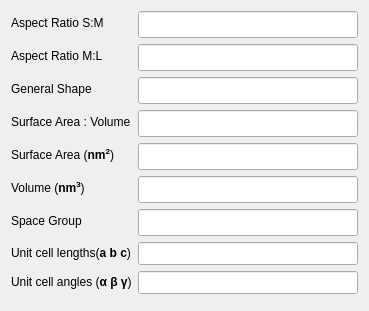
          <widget class="QWidget" name="crystal_info_tab">
           <property name="geometry">
            <rect>
             <x>0</x>
             <y>0</y>
             <width>369</width>
             <height>311</height>
            </rect>
           </property>
           <attribute name="label">
            <string>Crystal Information</string>
           </attribute>
           <layout class="QGridLayout" name="gridLayout_2">
            <item row="2" column="0">
             <spacer name="verticalSpacer_2">
              <property name="orientation">
               <enum>Qt::Vertical</enum>
              </property>
              <property name="sizeHint" stdset="0">
               <size>
                <width>20</width>
                <height>40</height>
               </size>
              </property>
             </spacer>
            </item>
            <item row="1" column="0">
             <layout class="QFormLayout" name="formLayout">
              <property name="labelAlignment">
               <set>Qt::AlignLeading|Qt::AlignLeft|Qt::AlignVCenter</set>
              </property>
              <property name="formAlignment">
               <set>Qt::AlignHCenter|Qt::AlignTop</set>
              </property>
              <item row="7" column="1">
               <widget class="QLineEdit" name="lineEdit_uc_lengths">
                <property name="sizePolicy">
                 <sizepolicy hsizetype="Expanding" vsizetype="Fixed">
                  <horstretch>1</horstretch>
                  <verstretch>0</verstretch>
                 </sizepolicy>
                </property>
                <property name="minimumSize">
                 <size>
                  <width>200</width>
                  <height>0</height>
                 </size>
                </property>
                <property name="font">
                 <font>
                  <family>Arial</family>
                  <pointsize>10</pointsize>
                 </font>
                </property>
                <property name="styleSheet">
                 <string notr="true">color: rgb(255, 255, 255);</string>
                </property>
                <property name="readOnly">
                 <bool>true</bool>
                </property>
               </widget>
              </item>
              <item row="8" column="0">
               <widget class="QLabel" name="label_9">
                <property name="toolTip">
                 <string comment="Unit cell angles of the crystal system" extracomment="Unit cell angles of the crystal system"/>
                </property>
                <property name="text">
                 <string>&lt;html&gt;&lt;head/&gt;&lt;body&gt;&lt;p&gt;Unit cell angles (&lt;span style=&quot; font-weight:600;&quot;&gt;α β γ&lt;/span&gt;)&lt;/p&gt;&lt;/body&gt;&lt;/html&gt;</string>
                </property>
               </widget>
              </item>
              <item row="8" column="1">
               <widget class="QLineEdit" name="lineEdit_uc_angles">
                <property name="sizePolicy">
                 <sizepolicy hsizetype="Expanding" vsizetype="Fixed">
                  <horstretch>1</horstretch>
                  <verstretch>0</verstretch>
                 </sizepolicy>
                </property>
                <property name="minimumSize">
                 <size>
                  <width>200</width>
                  <height>0</height>
                 </size>
                </property>
                <property name="font">
                 <font>
                  <family>Arial</family>
                  <pointsize>10</pointsize>
                 </font>
                </property>
                <property name="styleSheet">
                 <string notr="true">color: rgb(255, 255, 255);</string>
                </property>
                <property name="readOnly">
                 <bool>true</bool>
                </property>
               </widget>
              </item>
              <item row="7" column="0">
               <widget class="QLabel" name="label_8">
                <property name="toolTip">
                 <string comment="Unit cell dimensions of the crystal system" extracomment="Unit cell dimensions of the crystal system"/>
                </property>
                <property name="text">
                 <string>Unit cell lengths(&lt;b&gt;a b c&lt;/b&gt;)</string>
                </property>
               </widget>
              </item>
              <item row="6" column="1">
               <widget class="QLineEdit" name="lineEdit_spaceg">
                <property name="sizePolicy">
                 <sizepolicy hsizetype="Expanding" vsizetype="Fixed">
                  <horstretch>1</horstretch>
                  <verstretch>0</verstretch>
                 </sizepolicy>
                </property>
                <property name="minimumSize">
                 <size>
                  <width>200</width>
                  <height>0</height>
                 </size>
                </property>
                <property name="font">
                 <font>
                  <pointsize>12</pointsize>
                 </font>
                </property>
                <property name="styleSheet">
                 <string notr="true">color: rgb(255, 255, 255);</string>
                </property>
                <property name="readOnly">
                 <bool>true</bool>
                </property>
               </widget>
              </item>
              <item row="6" column="0">
               <widget class="QLabel" name="label_7">
                <property name="toolTip">
                 <string comment="Crystallographic space group of the crystal" extracomment="Crystallographic space group of the crystal"/>
                </property>
                <property name="text">
                 <string>Space Group</string>
                </property>
               </widget>
              </item>
              <item row="5" column="1">
               <widget class="QLineEdit" name="lineEdit_vol">
                <property name="sizePolicy">
                 <sizepolicy hsizetype="Expanding" vsizetype="Fixed">
                  <horstretch>1</horstretch>
                  <verstretch>0</verstretch>
                 </sizepolicy>
                </property>
                <property name="minimumSize">
                 <size>
                  <width>200</width>
                  <height>0</height>
                 </size>
                </property>
                <property name="font">
                 <font>
                  <pointsize>12</pointsize>
                 </font>
                </property>
                <property name="styleSheet">
                 <string notr="true">color: rgb(255, 255, 255);</string>
                </property>
                <property name="readOnly">
                 <bool>true</bool>
                </property>
               </widget>
              </item>
              <item row="5" column="0">
               <widget class="QLabel" name="label_6">
                <property name="toolTip">
                 <string comment="Normalised volume ratio of the crystal" extracomment="Normalised volume ratio of the crystal"/>
                </property>
                <property name="text">
                 <string>&lt;html&gt;&lt;head/&gt;&lt;body&gt;&lt;p&gt;Volume (&lt;span style=&quot; font-weight:600;&quot;&gt;nm&lt;/span&gt;&lt;span style=&quot; font-weight:600; vertical-align:super;&quot;&gt;3&lt;/span&gt;)&lt;/p&gt;&lt;/body&gt;&lt;/html&gt;</string>
                </property>
               </widget>
              </item>
              <item row="4" column="1">
               <widget class="QLineEdit" name="lineEdit_sa">
                <property name="sizePolicy">
                 <sizepolicy hsizetype="Expanding" vsizetype="Fixed">
                  <horstretch>1</horstretch>
                  <verstretch>0</verstretch>
                 </sizepolicy>
                </property>
                <property name="minimumSize">
                 <size>
                  <width>200</width>
                  <height>0</height>
                 </size>
                </property>
                <property name="font">
                 <font>
                  <pointsize>12</pointsize>
                 </font>
                </property>
                <property name="styleSheet">
                 <string notr="true">color: rgb(255, 255, 255);</string>
                </property>
                <property name="readOnly">
                 <bool>true</bool>
                </property>
               </widget>
              </item>
              <item row="4" column="0">
               <widget class="QLabel" name="label_5">
                <property name="toolTip">
                 <string comment="Normalised surface area ratio of the crystal" extracomment="Normalised surface area ratio of the crystal"/>
                </property>
                <property name="text">
                 <string>&lt;html&gt;&lt;head/&gt;&lt;body&gt;&lt;p&gt;Surface Area (&lt;span style=&quot; font-weight:600;&quot;&gt;nm&lt;/span&gt;&lt;span style=&quot; font-weight:600; vertical-align:super;&quot;&gt;2&lt;/span&gt;)&lt;/p&gt;&lt;/body&gt;&lt;/html&gt;</string>
                </property>
               </widget>
              </item>
              <item row="3" column="1">
               <widget class="QLineEdit" name="lineEdit_savol">
                <property name="sizePolicy">
                 <sizepolicy hsizetype="Expanding" vsizetype="Fixed">
                  <horstretch>1</horstretch>
                  <verstretch>0</verstretch>
                 </sizepolicy>
                </property>
                <property name="minimumSize">
                 <size>
                  <width>200</width>
                  <height>0</height>
                 </size>
                </property>
                <property name="font">
                 <font>
                  <pointsize>12</pointsize>
                 </font>
                </property>
                <property name="styleSheet">
                 <string notr="true">color: rgb(255, 255, 255);</string>
                </property>
                <property name="readOnly">
                 <bool>true</bool>
                </property>
               </widget>
              </item>
              <item row="3" column="0">
               <widget class="QLabel" name="label_4">
                <property name="toolTip">
                 <string comment="Surface Area : Volume ratio of the crystal" extracomment="Surface Area : Volume ratio of the crystal"/>
                </property>
                <property name="text">
                 <string>Surface Area : Volume</string>
                </property>
               </widget>
              </item>
              <item row="2" column="1">
               <widget class="QLineEdit" name="lineEdit_shape">
                <property name="sizePolicy">
                 <sizepolicy hsizetype="Expanding" vsizetype="Fixed">
                  <horstretch>1</horstretch>
                  <verstretch>0</verstretch>
                 </sizepolicy>
                </property>
                <property name="minimumSize">
                 <size>
                  <width>200</width>
                  <height>0</height>
                 </size>
                </property>
                <property name="font">
                 <font>
                  <pointsize>12</pointsize>
                 </font>
                </property>
                <property name="styleSheet">
                 <string notr="true">color: rgb(255, 255, 255);</string>
                </property>
                <property name="readOnly">
                 <bool>true</bool>
                </property>
               </widget>
              </item>
              <item row="2" column="0">
               <widget class="QLabel" name="label_3">
                <property name="toolTip">
                 <string comment="Zingg shape class for crystal" extracomment="Zingg shape class for crystal"/>
                </property>
                <property name="text">
                 <string>General Shape</string>
                </property>
               </widget>
              </item>
              <item row="1" column="1">
               <widget class="QLineEdit" name="lineEdit_ml">
                <property name="sizePolicy">
                 <sizepolicy hsizetype="Expanding" vsizetype="Fixed">
                  <horstretch>1</horstretch>
                  <verstretch>0</verstretch>
                 </sizepolicy>
                </property>
                <property name="minimumSize">
                 <size>
                  <width>200</width>
                  <height>0</height>
                 </size>
                </property>
                <property name="font">
                 <font>
                  <pointsize>12</pointsize>
                 </font>
                </property>
                <property name="styleSheet">
                 <string notr="true">color: rgb(255, 255, 255);</string>
                </property>
                <property name="readOnly">
                 <bool>true</bool>
                </property>
               </widget>
              </item>
              <item row="1" column="0">
               <widget class="QLabel" name="label_2">
                <property name="toolTip">
                 <string comment="Medium : Long aspect ratio of the crystal shape" extracomment="Medium : Long aspect ratio of the crystal shape"/>
                </property>
                <property name="text">
                 <string>Aspect Ratio M:L</string>
                </property>
               </widget>
              </item>
              <item row="0" column="1">
               <widget class="QLineEdit" name="lineEdit_sm">
                <property name="sizePolicy">
                 <sizepolicy hsizetype="Expanding" vsizetype="Fixed">
                  <horstretch>1</horstretch>
                  <verstretch>0</verstretch>
                 </sizepolicy>
                </property>
                <property name="minimumSize">
                 <size>
                  <width>200</width>
                  <height>0</height>
                 </size>
                </property>
                <property name="font">
                 <font>
                  <pointsize>12</pointsize>
                 </font>
                </property>
                <property name="styleSheet">
                 <string notr="true">color: rgb(255, 255, 255);</string>
                </property>
                <property name="text">
                 <string/>
                </property>
                <property name="readOnly">
                 <bool>true</bool>
                </property>
               </widget>
              </item>
              <item row="0" column="0">
               <widget class="QLabel" name="label">
                <property name="toolTip">
                 <string comment="Small : Medium aspect ratio of the crystal shape" extracomment="Small : Medium aspect ratio of the crystal shape"/>
                </property>
                <property name="text">
                 <string>Aspect Ratio S:M</string>
                </property>
               </widget>
              </item>
             </layout>
            </item>
           </layout>
          </widget>
